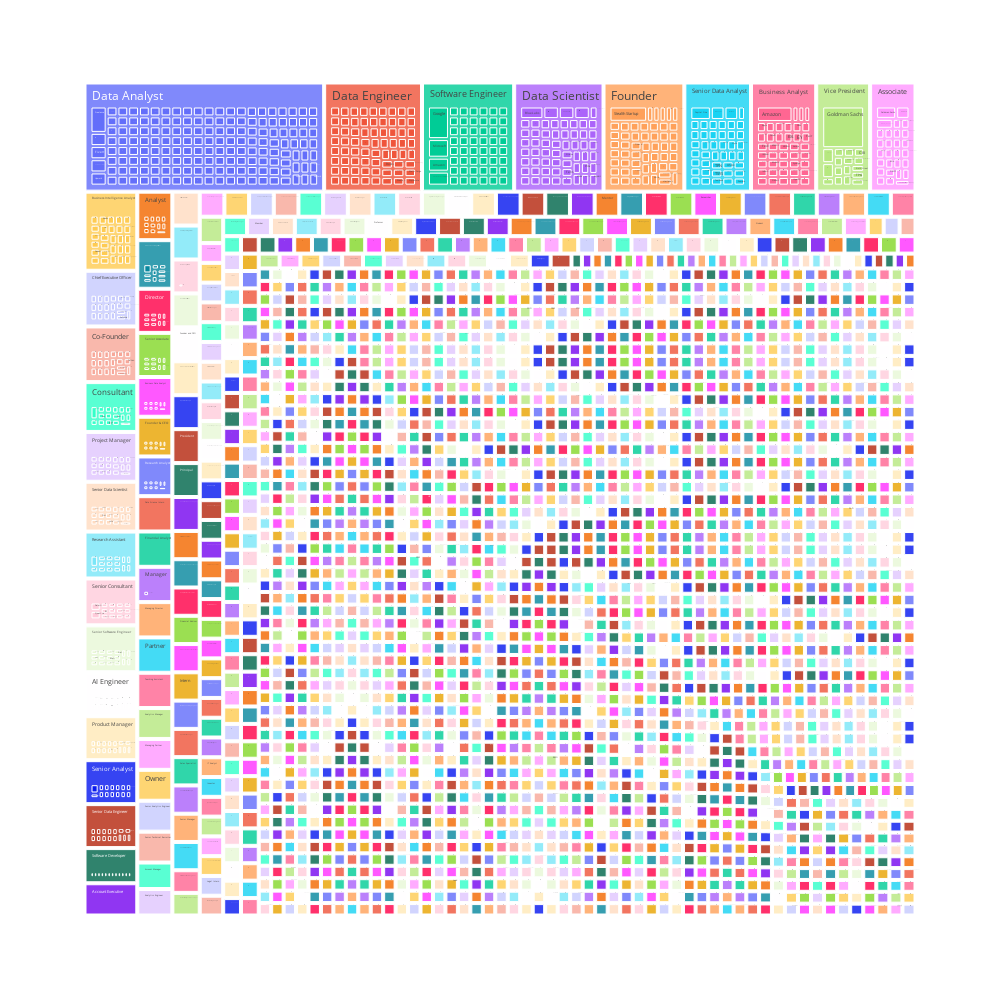

Notebook source saved alongside this figure:
### Code cell
# What types of roles do most of my colleagues have?
px.treemap(redacted_connections_df, path=['Position', 'Company'], width=VIZ_WIDTH, height=VIZ_HEIGHT).show()

### Figure 1 — Plotly figure (JSON) as saved in the notebook; plotly's stock layout.template omitted (floating-point values rounded to 4 significant figures; data arrays with more than 128 entries replaced by an {"elided": "..."} marker saying what was removed)
{"data": [{"branchvalues": "total", "domain": {"x": [0, 1], "y": [0, 1]}, "hovertemplate": "labels=%{label}<br>count=%{value}<br>parent=%{parent}<br>id=%{id}<extra></extra>", "ids": {"elided": "7443 str values"}, "labels": {"elided": "7443 str values"}, "name": "", "parents": {"elided": "7443 str values"}, "type": "treemap", "values": {"elided": "7443 int values"}}], "layout": {"height": 1000, "legend": {"tracegroupgap": 0}, "margin": {"t": 60}, "width": 1000}}
